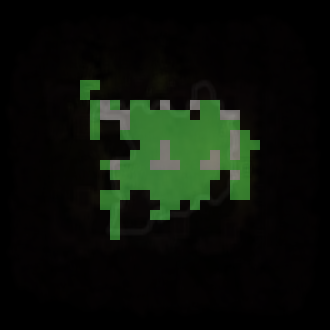
#> input picture data_utils/tmp.png, 330 x 330 px
$ python -i scanner.py   (imports and definitions only)
#> lines starting #> are read from the running program, lines starting #| are printed output that depends on the picture
### data_utils/utils.py
def get_most_common_color(img) -> tuple:
    pixels = list(img.getdata())
    count_dict = {i: pixels.count(i) for i in pixels}
    return max(count_dict, key=count_dict.get)

def get_avg_color(channel, pixels) -> int:
    lst = [colors[channel] for colors in pixels]
    return round(sum(lst) / len(lst))

# [37 lines left out: functions get_avg_rgb, int_to_rgb, translate_colors_dict_to_json, translate_json_to_colors_dict, not called in this run]

### data_utils/scanner.py
from typing import Any
import PIL
import cv2
from PIL import Image, ImageDraw, ImageFilter
from itertools import product
import numpy as np
from numpy import floating, ndarray, dtype
import tensorflow as tf
import utils

from tensorflow.python.types.data import DatasetV2

GRID_SIZE = 10  # size will probably depend on specific map
RESIZE = 330
MAP_PATH = "./maps"
OUTPUT_PATH = "./output"


DEFINED_COLORS = {
    (128, 128, 128): 'S',  # Gray for stone
    (0, 0, 0): 'K',  # Black for black
    (50, 50, 255): 'W',  # Blue for water
    (139, 69, 19): 'D',  # Brown for wood
    (50, 140, 50): 'G'  # Green for grass
}

def _process_image(file_path, resize = True, blur = True):
    img = Image.open(file_path)
    if resize:
        img = img.resize((img.width//2, img.height//2))
    if blur:
        img = img.filter(ImageFilter.BLUR)
    return img

def _get_closest_defined_color_symbol(color: tuple, defined_colors: dict) -> str:
    distances = {_get_rgb_distance(color, k): k for k in defined_colors.keys()}
    return defined_colors.get(distances.get(min(distances.keys())))

def _get_rgb_distance(a: tuple, b: tuple) -> floating[Any]:
    while len(a) > 3:
        a =  a[:-1]
    point1 = np.array(a)
    point2 = np.array(b)
    return np.linalg.norm(point1 - point2)

def _image_into_grid(image: PIL.Image.Image, d: int):
    w, h = image.size
    grid = product(range(0, h - h % d, d), range(0, w - w % d, d))
    output = []
    for i, j in grid:
        box = (j, i, j + d, i + d)
        cropped_img = image.crop(box)
        output.append(cropped_img)
    return output

# [18 lines left out: functions change_label, fill_field_with_color, not called in this run]


def _remove_isolated_pixels(color_matrix: ndarray[Any, dtype[Any]]) -> None:
    rows, cols = color_matrix.shape
    for i in range(rows):
        for j in range(cols):
            neighbor = ""

            if i > 0:
                if neighbor == "":
                    neighbor = color_matrix[i - 1, j]
                if neighbor != color_matrix[i - 1, j]:
                    continue

                # Check below
            if i < rows - 1:
                if neighbor == "":
                    neighbor = color_matrix[i + 1, j]
                if neighbor != color_matrix[i + 1, j]:
                    continue

                # Check left
            if j > 0:
                if neighbor == "":
                    neighbor = color_matrix[i, j - 1]
                if neighbor != color_matrix[i, j - 1]:
                    continue

                # Check right
            if j < cols - 1:
                if neighbor == "":
                    neighbor = color_matrix[i, j + 1]
                if neighbor != color_matrix[i, j + 1]:
                    continue
            color_matrix[i, j] = neighbor

# [26 lines left out: functions _sliding_window_matrices, dual_sliding_window_matrices_no_padding, not called in this run]

def _numpy_arr_to_dataset(arr: np.array) -> DatasetV2:
    return tf.data.Dataset.from_tensor_slices(arr)

def _convert_image_to_cv_matrix(image: Image) -> cv2.typing.MatLike:
    image_array: np.ndarray = np.array(image)
    return cv2.cvtColor(image_array, cv2.COLOR_RGB2BGR)

def scan_map(file_path: str, defined_colors=None, grid_size = None, resize = True, keep_original_size = True) -> np.ndarray[Any, np.dtype[Any]]:
    if defined_colors is None:
        defined_colors = DEFINED_COLORS
    if grid_size is None:
        grid_size = GRID_SIZE
    with _process_image(file_path, resize) as img:
        w, h = img.size
        tiles = _image_into_grid(img, grid_size)
    rgb_list = []
    for tile in tiles:
        most_common_color = utils.get_most_common_color(tile)
        rgb_list.append(_get_closest_defined_color_symbol(most_common_color, defined_colors))

    result = np.array(rgb_list, dtype=str).reshape(-1, w // grid_size)
    if keep_original_size:
        result = np.repeat(result, 2 * grid_size, axis=1).repeat(2  * grid_size, axis=0)
    _remove_isolated_pixels(result)
    return result

def get_map_with_scan_overlay(file_path: str, color_matrix: ndarray[Any, dtype[Any]], defined_colors=None, opacity=0.8, grid_size = None) -> cv2.typing.MatLike:
    if defined_colors is None:
        defined_colors = DEFINED_COLORS
    if grid_size is None:
        grid_size = GRID_SIZE
    with _process_image(file_path, resize=False).convert("RGBA") as img:
        opacity = int(255 * opacity)
        reversed_defined_colors_dict = {value: (key + (opacity,)) for key, value in defined_colors.items()}
        width, height = img.size
        overlay = Image.new("RGBA", (width, height))
        draw = ImageDraw.Draw(overlay)
        matrix_height, matrix_width = color_matrix.shape
        for y in range(matrix_height):
            for x in range(matrix_width):
                fill = reversed_defined_colors_dict.get(color_matrix[y][x])
                draw.rectangle((x * grid_size, y * grid_size, (x + 1) * grid_size, (y + 1) * grid_size), fill=fill)
        overlay.save("./tmp_overlay.png")
        image = Image.alpha_composite(img, overlay)
        return _convert_image_to_cv_matrix(image)

def save_map_with_scan_overlay(file_path: str, defined_colors=None) -> None:
    color_matrix = scan_map(file_path, defined_colors)
#> in _process_image, img is the input picture: PIL image 330x330 RGB; mean R, G, B 11.6, 17.9, 9.4
#> in _process_image, `img = img.filter(ImageFilter.BLUR)`:
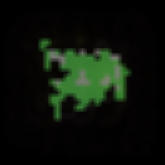
#> img: PIL image 165x165 RGB; mean R, G, B 11.7, 18, 9.4
#> after the loop in _image_into_grid, `for i, j in grid:`: output = 256 items
#> the loop in scan_map, `for tile in tiles:` made 256 passes
    result = Image.fromarray(get_map_with_scan_overlay(file_path, color_matrix, defined_colors))
#> call 2 of _process_image, with file_path = 'tmp.png', resize = False, blur = True
#> in _process_image (call 2), `img = img.filter(ImageFilter.BLUR)`:
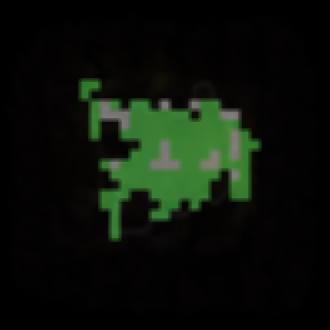
#> img: PIL image 330x330 RGB; mean R, G, B 11.6, 17.9, 9.4
#> in get_map_with_scan_overlay, `overlay = Image.new("RGBA", (width, height))`: overlay: PIL image 330x330 RGBA; every value is 0
#> in get_map_with_scan_overlay, `image = Image.alpha_composite(img, overlay)`:
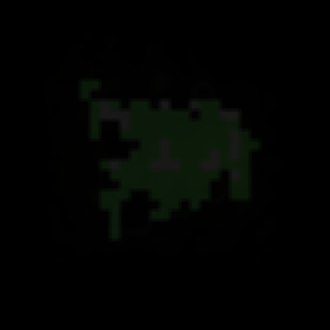
#> image: PIL image 330x330 RGBA; mean R, G, B, A 2.4, 3.5, 1.8, 255
    result.save(file_path + "debug.png")

def serialize_map_submatrices(file_path: str, defined_colors=None, window_size=16, step_size=14, replace_value=0) -> None:
    submatrices =  _sliding_window_matrices(scan_map(file_path, defined_colors), window_size, step_size, replace_value)
    np.save(file_path, submatrices)

def serialize_map_submatrices_no_scan(matrix: np.ndarray, defined_colors=None, window_size=256, step_size=32, replace_value=0) -> None:
    submatrices =  _sliding_window_matrices(matrix, window_size, step_size, replace_value)
    return submatrices

# [4 lines left out: function get_scan_map_dataset, not called in this run]

>>> result = save_map_with_scan_overlay('tmp.png')
